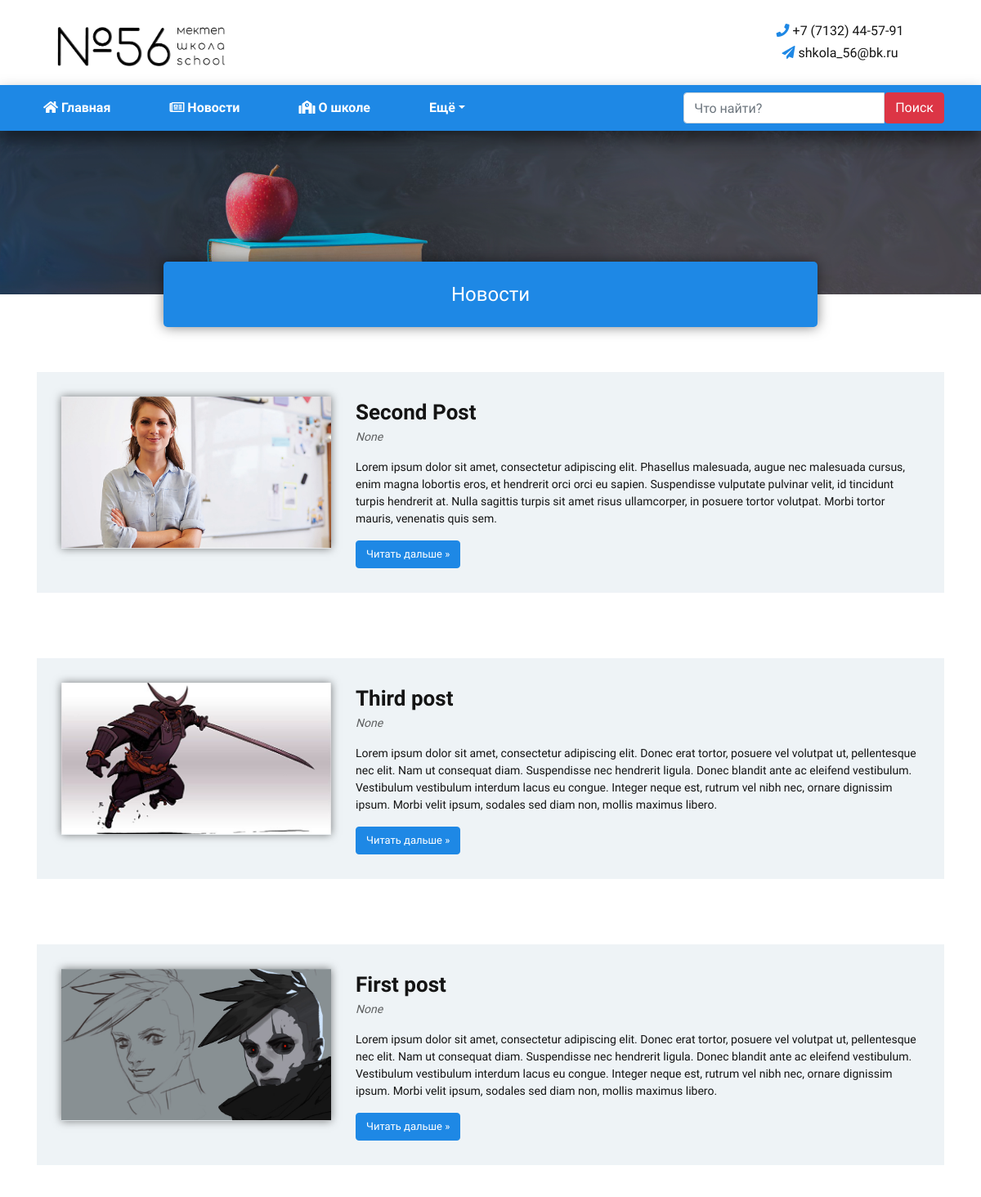
/news (upper part), run on an earlier commit of the app's database.
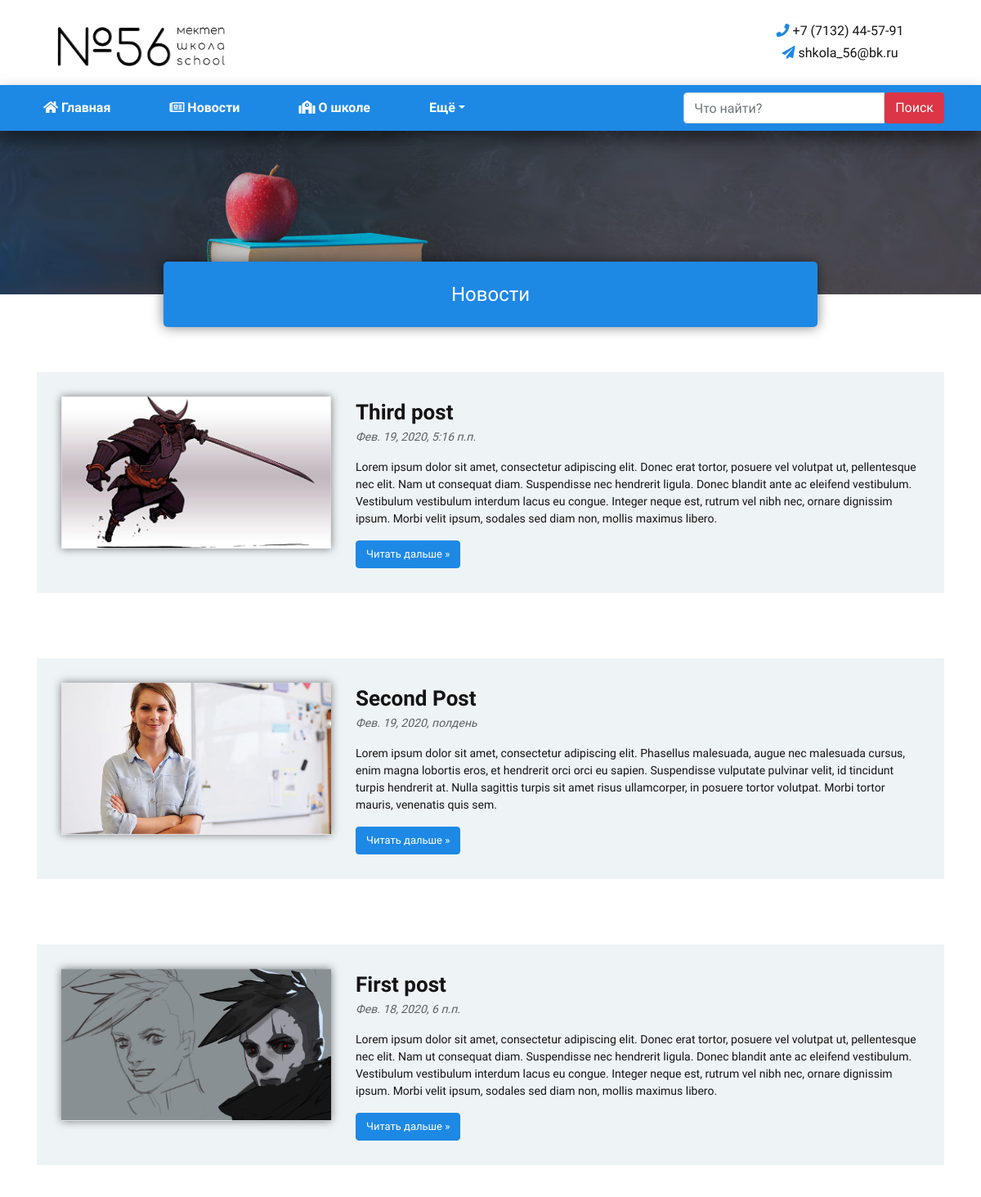
And on a later commit of the database.
### website/models.py (models this page shows, shortened)
class Post(models.Model):
    title = models.CharField(max_length=200, verbose_name='Заголовок')
    slug = models.SlugField(max_length=200, unique=True, verbose_name='URL')
    descriptions = models.CharField(max_length=400, verbose_name='Краткое описание')
    cover = models.ImageField(upload_to='images/%Y/%m/%d', verbose_name='Картинка')
    publish = models.DateTimeField(verbose_name='Дата публикации')
    text = models.TextField(verbose_name='Текст')
    class Meta:
        ordering = ('-publish',)
        verbose_name = 'Новость'
        verbose_name_plural = 'Новости'
    def get_absolute_url(self):
        return reverse('detail', kwargs={'slug':self.slug})

### website/views.py (the view)
# urls.py: path('news', views.NewsPageView.as_view(), name='news'),
class NewsPageView(ListView):
    model = Post
    queryset = Post.objects.all()
    template_name = 'news.html'

### website/templates/news.html (shortened to what this page needs)
{% extends 'base.html' %}
{% load static %}
{% block content %}
<div class="breadCumb bg-img" style="background-image: url({% static 'img/f2.jpg' %});">
    <div class="content">
      <h2>Новости</h2>
    </div>
  </div>
  {% for post in object_list %}
  <div class="container">
    <div class="school-news">
    <div class="row">
      <div class="col-12">
        <div class="single-post">
          <div class="row">
            <div class="col-xs-12 col-md-4">
              <div class="picture">
                <img src="{{ post.cover.url }}" alt="{{ post.title }}">
              </div>
            </div>
            <div class="col-xs-12 col-md-8">
              <a href="{{ post.get_absolute_url }}" class="post-title">{{ post.title }}</a>
              <p class="date">{{ post.publish }}</p>
              <p>{{ post.descriptions }}</p>
              <div class="post-button">
                <div class="btn btn-primary">
                  <a href="{{ post.get_absolute_url }}">Читать дальше &raquo;</a>
                </div>
              </div>
            </div>
          </div>
        </div>
      </div>
    </div>
  </div>
  </div>
  {% endfor %}
  <br/><br/>
  {% endblock %}

### website/templates/base.html (shortened to what this page needs)
{% load static %}
<!DOCTYPE html>
<html lang="zxx">
<head>
  <link href="https://use.fontawesome.com/releases/v5.0.13/css/all.css" rel="stylesheet">
  <link href="{% static 'vendor/bootstrap/css/bootstrap.min.css' %}" rel="stylesheet">
  <link href="{% static 'css/style.css' %}" rel="stylesheet">
</head>
<body>
  <div class="top-header">
    <div class="container">
      <div class="row justify-content-center">
        <div  class="col-xs-12 col-md-3">
            <a href="{% url 'index' %}"><img src="{% static 'img/school56icon.svg' %}" height="56px" alt="school"></a>
        </div>
        <div class="col-xs-0 col-md-6"></div>
        <div class="col-xs-12 col-md-3">
          <div class="contacts">
            <h6><i class="fas fa-phone "></i><a href="tel: +77132445791"> +7 (7132) 44-57-91</a></h6>
            <h6><i class="fas fa-paper-plane"></i><a href="mailto: shkola_56@bk.ru"> shkola_56@bk.ru</a></h6>
          </div>
        </div>
      </div>
    </div>
  </div>
  <nav class="navbar navbar-expand-lg sticky-top">
    <div class="container">
      <div class="collapse navbar-collapse" id="navbars">
        <ul class="navbar-nav mr-auto">
          <li class="nav-item active">
            <a class="nav-link active" href="{% url 'index' %}"><i class="fas fa-home"></i> Главная</a>
          </li>
          <li class="nav-item">
            <a class="nav-link" href="{% url 'news' %}"><i class="far fa-newspaper"></i> Новости</a>
          </li>
          <li class="nav-item">
            <a class="nav-link" href="{% url 'index' %}#about"><i class="fas fa-school"></i> О школе</a>
          </li>
          <li class="nav-item dropdown">
            <a class="nav-link dropdown-toggle" href="#" id="dropdown07" data-toggle="dropdown" aria-haspopup="true" aria-expanded="false">Ещё</a>
          </li>
        </ul>
        <form action="#" role="search">
          <div class="input-group">
              <input type="text" name="query" class="form-control" placeholder="Что найти?" value="">
              <span class="input-group-btn">
                  <button type="submit" class="btn btn-danger">Поиск</button>
              </span>
          </div>
      </form>
      </div>
    </div>
  </nav>
  {% block content %}
  {% endblock %}
</body>
</html>

### website/static/css/style.css (style rules this page uses)
* { margin: 0; padding: 0; }
body { color: #141414; font-family: "Comfortaa", sans-serif; font-size: 14px; }
a { color: #fff; }
.contacts a { color: #141414; }
.top-header { width: 100%; font-weight: 800; }
.top-header .container { margin-top: 2em; margin-bottom: 0em; }
.top-header .container .col-xs-12 { margin-top: 0px; margin-bottom: 20px; text-align: center; }
.navbar-expand-lg .navbar-nav .nav-link { padding-right: 4rem; font-weight: 600; font-size: 16px; }
.navbar { box-shadow: 0 10px 20px rgba(0,0,0,0.5); background-color: #1e88e5; }
.btn-primary { color: #fff; background-color: #1e88e5; border-color: #1e88e5; }
.contacts i { color: #1e88e5; }
.breadCumb { position: relative; z-index: 10; width: 100%; height: 200px; margin-bottom: 70px; }
.bg-img { background-position: center center; background-size: cover; background-repeat: no-repeat; }
.content { max-width: 800px; height: 80px; background: #1e88e5; position: relative; bottom: -160px; transform: translateX(-50%); left: 50%; z-index: 30; border-radius: 5px; box-shadow: 0 0 15px rgba(0,0,0,0.5); }
.breadCumb .content h2 { text-align: center; line-height: 80px; font-size: 24px; color: #ffffff; }
.school-news { margin-top: 5%; padding-top: 25px; }
.picture { overflow: hidden; padding-top: 56.25%; position: relative; margin-bottom: 5%; box-shadow: 0 0 10px rgba(0,0,0,0.5); text-align: center; }
.picture img { position: absolute; top: 50%; left: 50%; transform: translate(-50%, -50%); width: 100%; height: 100%; object-fit: cover; }
.single-post { background-color: #eef3f6; padding: 30px; }
.post-title { font-size: 26px; color: #141414; font-weight: 800; }
.post-button { position: relative; }
.post-button .btn-primary { font-size: 13px; }
.date { font-style: italic; color: #141414a8 }

What changed in the data, as far as the page shows it:
changed Post "Third post": publish "None" → "Фев. 19, 2020, 5:16 п.п."; moves up the list
changed Post "Second Post": publish "None" → "Фев. 19, 2020, полдень"
changed Post "First post": publish "None" → "Фев. 18, 2020, 6 п.п."
